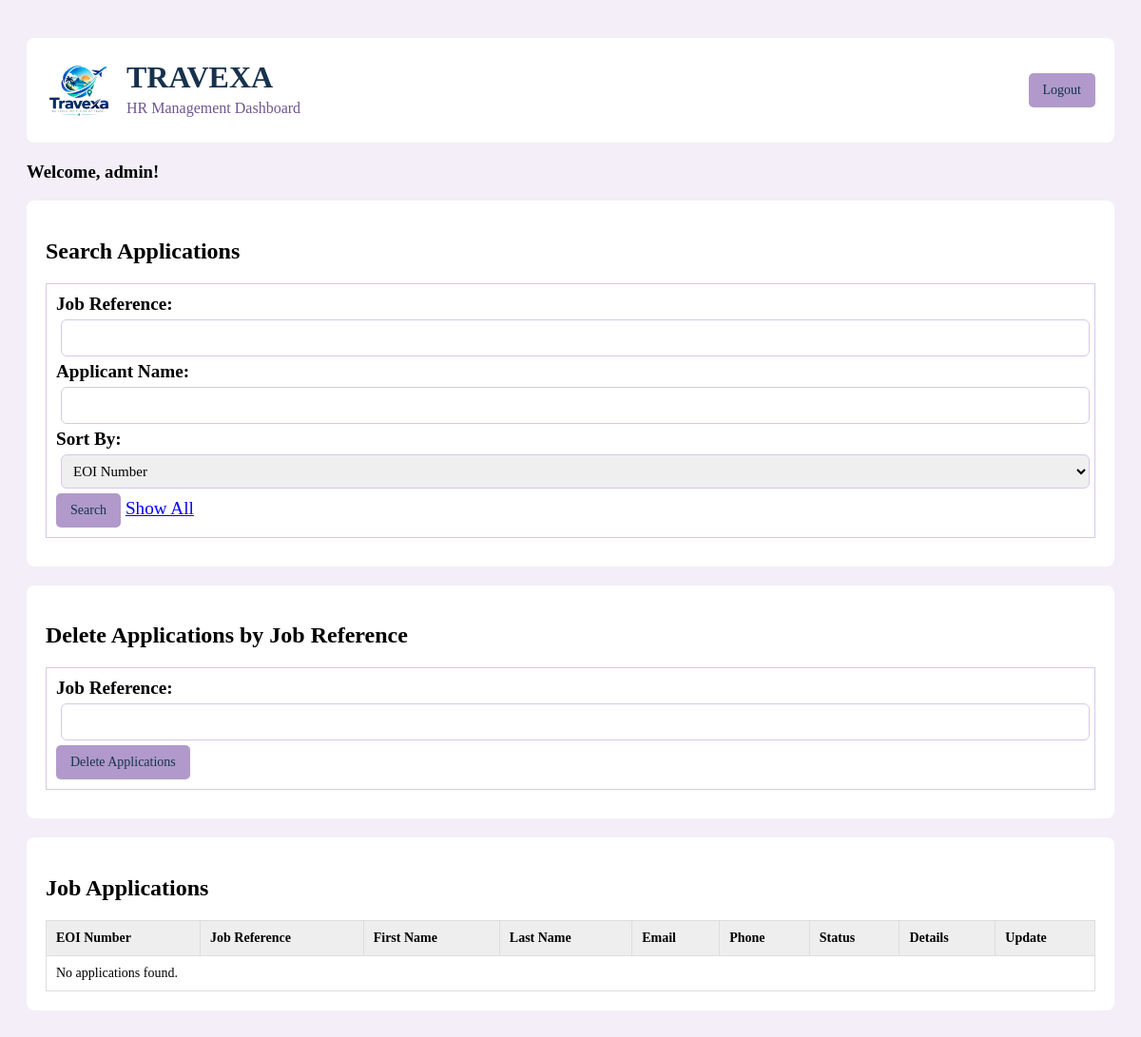
The page /manage.php (signed in) on the database as committed earlier.
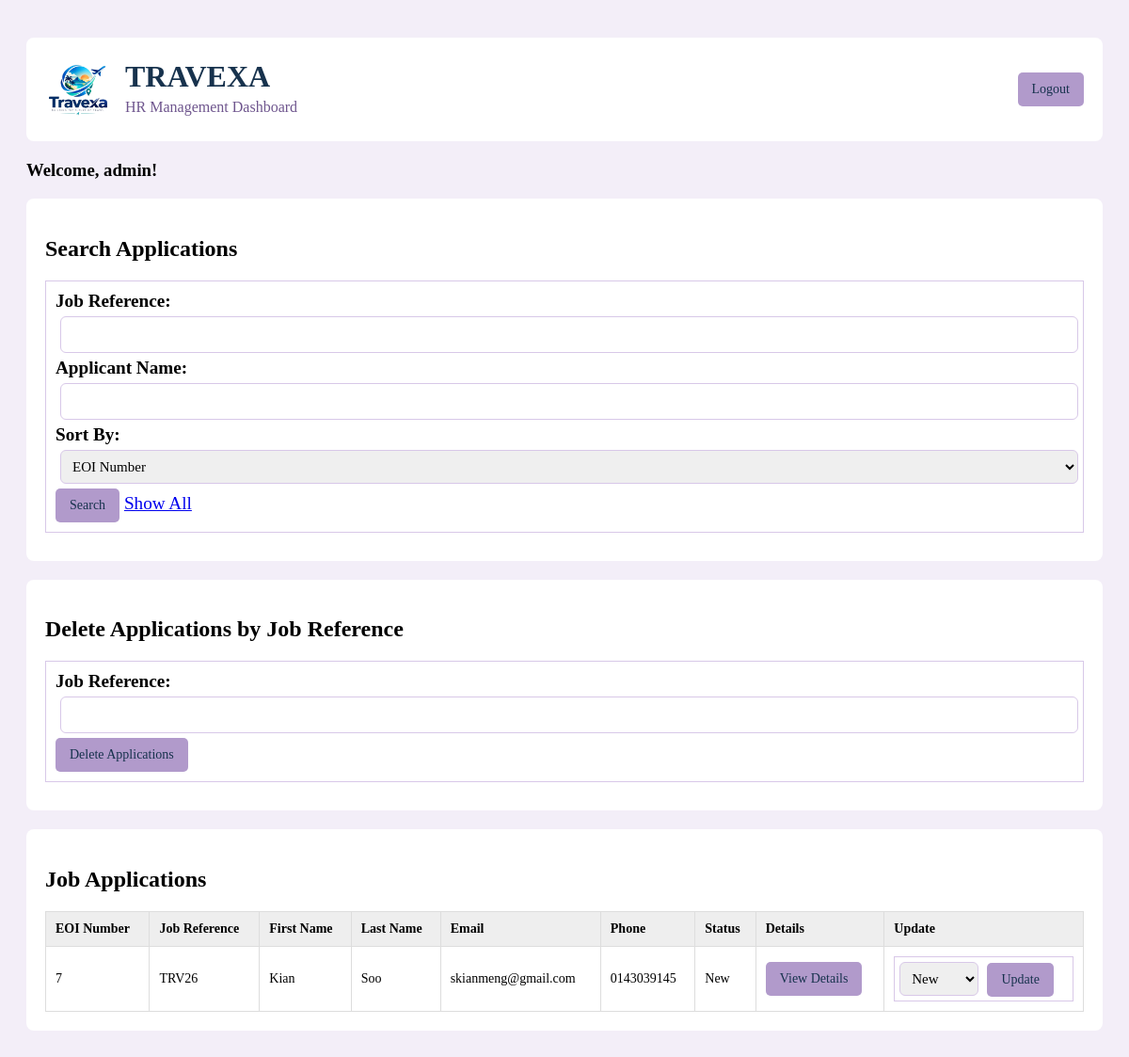
The same page on the database as committed later.
### tables this page shows
CREATE TABLE `eoi` (
  `EOINumber` int(11) NOT NULL,
  `jobRefNum` varchar(5) NOT NULL,
  `firstName` varchar(20) NOT NULL,
  `lastName` varchar(20) NOT NULL,
  `dateOfBirth` varchar(10) NOT NULL,
  `gender` varchar(10) NOT NULL,
  `streetAddress` varchar(40) NOT NULL,
  `suburbTown` varchar(40) NOT NULL,
  `state` varchar(3) NOT NULL,
  `postcode` varchar(4) NOT NULL,
  `email` varchar(100) NOT NULL,
  `phoneNumber` varchar(12) NOT NULL,
  `skills` varchar(100) DEFAULT NULL,
  `otherSkills` text DEFAULT NULL,
  `status` enum('New','Current','Final') DEFAULT 'New'
);

### manage.php (the view, shortened to what this page needs)
<?php
require_once "settings.php";
$job = trim($_GET['job'] ?? '');
$name = trim($_GET['name'] ?? '');
$sort = $_GET['sort'] ?? 'EOINumber';
$sql = "SELECT * FROM eoi WHERE 1=1";
$sql .= " ORDER BY $sort ASC";
$stmt = $conn->prepare($sql);
$stmt->execute();
$result = $stmt->get_result();
?>
<!DOCTYPE html>
<html lang="en">
<head>
    <link rel="stylesheet" href="styles.css">
</head>
<body>
<main class="manager">
    <div class="manager-header">
        <div class="manager-brand">
            <img src="Images/Company Logo.png" alt="TRAVEXA Logo">
            <div>
                <h1>TRAVEXA</h1>
                <p>HR Management Dashboard</p>
            </div>
        </div>
        <a href="logout.php" class="logout-btn">Logout</a>
    </div>
    <h3>
        Welcome, <?php echo htmlspecialchars($_SESSION['admin']); ?>!
    </h3>
    <div class="section">
        <h2>Search Applications</h2>
        <form method="get" action="manage.php">
            <label for="job">Job Reference:</label>
            <input type="text" id="job" name="job"
                value="<?php echo htmlspecialchars($job); ?>">
            <label for="name">Applicant Name:</label>
            <input type="text" id="name" name="name"
                value="<?php echo htmlspecialchars($name); ?>">
            <label for="sort">Sort By:</label>
            <select id="sort" name="sort">
                <option value="EOINumber" <?php if ($sort == 'EOINumber') echo 'selected'; ?>>EOI Number</option>
            </select>
            <button type="submit">Search</button>
            <a href="manage.php">Show All</a>
        </form>
    </div>
    <div class="section">
        <h2>Delete Applications by Job Reference</h2>
        <form method="post" action="manage.php">
            <label for="delete_job">Job Reference:</label>
            <input type="text" id="delete_job" name="delete_job" required>
            <button type="submit" name="delete"
                onclick="return confirm('Are you sure you want to delete all applications for this job reference?');">
                Delete Applications
            </button>
        </form>
    </div>
    <div class="section">
        <h2>Job Applications</h2>
        <div class="table-box">
            <table>
                <tr>
                    <th>EOI Number</th>
                    <th>Job Reference</th>
                    <th>First Name</th>
                    <th>Last Name</th>
                    <th>Email</th>
                    <th>Phone</th>
                    <th>Status</th>
                    <th>Details</th>
                    <th>Update</th>
                </tr>
                <?php if ($result->num_rows > 0) { ?>
                    <?php while ($row = $result->fetch_assoc()) { ?>
                    <tr>
                        <td><?php echo htmlspecialchars((string)$row['EOINumber']); ?></td>
                        <td><?php echo htmlspecialchars($row['jobRefNum']); ?></td>
                        <td><?php echo htmlspecialchars($row['firstName']); ?></td>
                        <td><?php echo htmlspecialchars($row['lastName']); ?></td>
                        <td><?php echo htmlspecialchars($row['email']); ?></td>
                        <td><?php echo htmlspecialchars($row['phoneNumber']); ?></td>
                        <td><?php echo htmlspecialchars($row['status']); ?></td>
                        <td>
                            <a class="view-btn"
                               href="view_eoi.php?eoi=<?php echo (int)$row['EOINumber']; ?>">
                                View Details
                            </a>
                        </td>
                        <td>
                            <form method="post" action="manage.php">
                                <select name="status">
                                    <option value="New" <?php if ($row['status'] == 'New') echo 'selected'; ?>>New</option>
                                </select>
                                <button type="submit" name="update">Update</button>
                            </form>
                        </td>
                    </tr>
                    <?php } ?>
                <?php } else { ?>
                    <tr>
                        <td colspan="9">No applications found.</td>
                    </tr>
                <?php } ?>
            </table>
        </div>
    </div>
</main>
</body>
</html>

Rows that differ between the two databases and show on the page:
added eoi: EOINumber "7", jobRefNum "TRV26", firstName "Kian", lastName "Soo", email "skianmeng@gmail.com", phoneNumber "0143039145", status "New"
Other text that changed with them:
text no longer shown: "No applications found."
